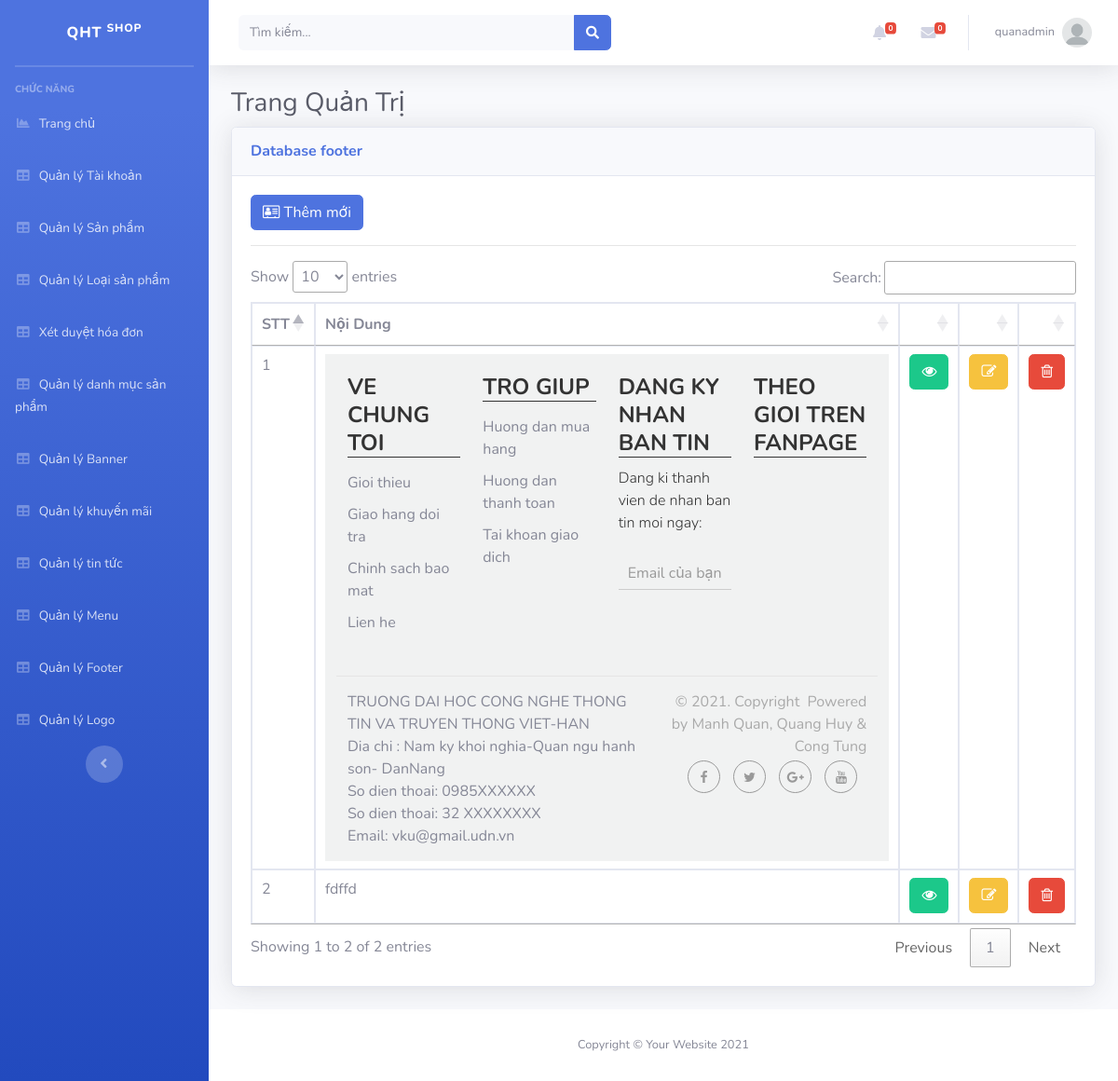
The app's page /Admin/index.php?mod=footer (signed in) with its own data.
### tables this page shows
CREATE TABLE `footer` (
  `Id` int(11) NOT NULL,
  `NoiDung` longtext NOT NULL,
  `TrangThai` int(11) NOT NULL
);

### Admin/MVC/controllers/FooterController.php (called while the page is built, shortened)
<?php
require_once("MVC/Models/footer.php");
class FooterController
{
	var $footer_model;
	function __construct()
	{
		$this->footer_model = new footer();
	}
	public function list()
	{
		$data = $this->footer_model->All();
		require_once("MVC/Views/Admin/index.php");
	}
}

### Admin/MVC/Models/connection.php (called while the page is built, shortened)
<?php
    class Connection{
        function __construct()
        {
            $severname ="localhost";
            $username ="root";
            $password ="";
            $db_name ="wiroshop";
            $this->conn = new mysqli($severname,$username,$password,$db_name);
        }
    }
?>

### Admin/MVC/Models/model.php (called while the page is built, shortened)
<?php
require_once("connection.php");
class Model
{
    var $table;
    var $contens;
    function __construct()
    {
        $conn_obj = new Connection();
        $this->conn = $conn_obj->conn;
    }
    function All()
    {
        $query = "select * from $this->table ORDER BY $this->contens DESC ";
        require("result.php");
        return $data;
    }
}

### Admin/MVC/Models/result.php (called while the page is built)
<?php
$result = $this->conn->query($query);
$data = array();
while ($row = $result->fetch_assoc()) {
    $data[] = $row;
}
?>

### Admin/MVC/Views/footer/list.php (the view, shortened to what this page needs)
<?php if (isset($_SESSION['isLogin_Admin']) && $_SESSION['isLogin_Admin'] == true) { ?>
<a href="?mod=footer&act=add" type="button" class="btn btn-primary"><i class="fa fa-address-card-o" aria-hidden="true"></i>&nbsp;Thêm mới</a>
<?php } ?>
<hr>
<table class="table table-bordered" id="dataTable" width="100%" cellspacing="0">
  <thead>
    <tr>
      <th scope="col">STT</th>
      <th scope="col">Nội Dung</th>
      <th></th>
      <th></th>
      <th></th>
    </tr>
  </thead>
  <tbody>
    <?php foreach ($data as $row) { ?>
      <tr>
        <td><?= $row['Id'] ?></td>
        <td><?= $row['NoiDung'] ?></td>
        <td>
          <a href="?mod=footer&act=detail&id=<?= $row['Id'] ?>" class="btn btn-success"><i class="fa fa-eye" aria-hidden="true"></i></a>
        </td>
        <td>
           <?php if (isset($_SESSION['isLogin_Admin']) && $_SESSION['isLogin_Admin'] == true) { ?>
          <a href="?mod=footer&act=edit&id=<?= $row['Id'] ?>" class="btn btn-warning"><i class="fa fa-pencil-square-o" aria-hidden="true"></i></a>
          <?php }?>
        </td>
        <td>
           <?php if (isset($_SESSION['isLogin_Admin']) && $_SESSION['isLogin_Admin'] == true) { ?>
          <a href="?mod=footer&act=delete&id=<?= $row['Id'] ?>" onclick="return confirm('Bạn có thật sự muốn xóa ?');" type="button" class="btn btn-danger"><i class="fa fa-trash-o" aria-hidden="true"></i></a>
          <?php }?>
        </td>
      </tr>
    <?php } ?>
</table>

### Admin/public/css/footer.css (style rules this page uses)
footer { background: #f1f2f2 ; }
footer .footer_top_wrap { padding: 20px 0 ; }
footer .footer_top_wrap .footer_block .footer_block_title { color: #333333 ; font-weight: 700 ; line-height: 30px ; text-transform: uppercase ; margin-bottom: 10px ; border-bottom: 1px solid #333333 ; }
footer .footer_top_wrap .footer_block .block_content .list_group { margin-bottom: 20px ;list-style: none ;padding-left: 0px ; }
footer .footer_top_wrap .footer_block .block_content .list_group li { padding: 5px 0 ; }
footer .footer_top_wrap .footer_block .block_content .des_newsletter_form { font-weight: 300 ; color: #333 ; display: block ; margin-bottom: 20px ; }
footer #newsletter_form { position: relative; }
footer #newsletter_form input[type=email] { position: relative ; border-color: #333 ; line-height: 40px ; width: 100% ; height: 40px ; padding: 9px 10px ; color: #330909 ; border: none ; border-bottom: 1px solid #ccc ; background: transparent ; outline: none ; }
footer #newsletter_form .newsletter_wrap button { position: absolute ; right: 10px ; bottom: 10px ; border: none ; background: none ; color: transparent ; font-size: 20px ; }
footer .newsletter_wrap label { position: absolute ; top: 10px ; left: 10px ; color: #999 ; font-weight: normal ; transition: top 0.2s ease-out ; -webkit-transition: top 0.2s ease-out ; -moz-transition: top 0.2s ease-out ; pointer-events: none ; }
footer .footer_bottom_wrap .row { border-top: 1px solid #e5e5e5 ;padding: 15px 0 ; }
footer .footer_address p { margin: 0 ; }
footer .copy_right p { color: #aaa ;margin-bottom:3px ; }
.social_footer ul { margin: 0 ; padding: 0 ; }
.social_footer ul li { display: inline-block ; margin-right: 10px ; margin-bottom: 10px ; }
.social_footer ul li span { height: 35px ; width: 35px ; line-height: 32px ; display: inline-block ; border: 1px solid ; border-radius: 50% ; -moz-border-radius:50% ; -webkit-border-radius: 50% ; text-align: center ; color: #999 ; }
.social_footer ul li a span i { font-size: 14px ; line-height: 32px ; font-style: normal ; vertical-align: middle ; }

### records on screen
footer: Id "2", NoiDung "fdffd"
footer: Id "1"

### other values on screen
$_SESSION['login']['TaiKhoan'] "quanadmin"
$mod "footer"
